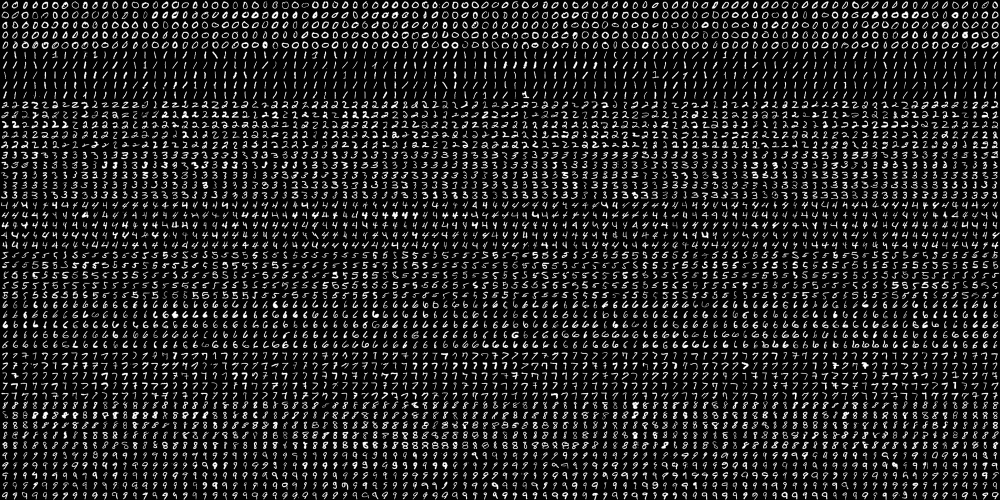
#> input picture src/lab7/Lab7_ML/digits.png, 2000 x 1000 px (shown at 1/2 size)
$ jupyter execute 04_MLP_Hog.ipynb
#> lines starting #> are read from the running program, lines starting #| are printed output that depends on the picture; long printed decimals are rounded
# Handwritten digits recognition using SKLearn MLP and HoG features

[cell 1]
# Import required packages:
import cv2
import numpy as np
from sklearn.neural_network import MLPClassifier
from sklearn.model_selection import train_test_split
from sklearn.preprocessing import StandardScaler
import pandas as pd

# Constants:
SIZE_IMAGE = 20
NUMBER_CLASSES = 10

[cell 2]
def load_digits_and_labels(big_image):
    """ Returns all the digits from the 'big' image and creates the corresponding labels for each image"""
#> called with big_image = 'digits.png'

    # Load the 'big' image containing all the digits:
    digits_img = cv2.imread(big_image, 0)
#> digits_img is the input picture: shape (1000, 2000); min 0, max 255, mean 33.8

    # Get all the digit images from the 'big' image:
    number_rows = digits_img.shape[1] / SIZE_IMAGE
#> number_rows = 100
    rows = np.vsplit(digits_img, digits_img.shape[0] / SIZE_IMAGE)
#> rows = 50 items

    digits = []
    for row in rows:
        row_cells = np.hsplit(row, number_rows)
        for digit in row_cells:
            digits.append(digit)
#> this loop made 50 passes
#> after the loop, digits = 5000 items
    digits = np.array(digits)

    # Create the labels for each image:
    labels = np.repeat(np.arange(NUMBER_CLASSES), len(digits) / NUMBER_CLASSES)
#> labels = 5000 values from 0 to 9
    return digits, labels

[cell 3]
def deskew(img):
    """Pre-processing of the images"""

    m = cv2.moments(img)
    if abs(m['mu02']) < 1e-2:
        return img.copy()
    skew = m['mu11'] / m['mu02']
    M = np.float32([[1, skew, -0.5 * SIZE_IMAGE * skew], [0, 1, 0]])
    img = cv2.warpAffine(img, M, (SIZE_IMAGE, SIZE_IMAGE), flags=cv2.WARP_INVERSE_MAP | cv2.INTER_LINEAR)
    return img

[cell 4]
def get_hog():
    """Get hog descriptor"""

    # cv2.HOGDescriptor(winSize, blockSize, blockStride, cellSize, nbins, derivAperture, winSigma, histogramNormType,
    # L2HysThreshold, gammaCorrection, nlevels, signedGradient)
    hog = cv2.HOGDescriptor((SIZE_IMAGE, SIZE_IMAGE), (8, 8), (4, 4), (8, 8), 9, 1, -1, 0, 0.2, 1, 64, True)

    print("get descriptor size: {}".format(hog.getDescriptorSize()))

    return hog

[cell 5]
def raw_pixels(img):
    """Return raw pixels as feature from the image"""

    return img.flatten()

[cell 6]
# Load all the digits and the corresponding labels:
digits, labels = load_digits_and_labels('digits.png')
#> labels = 5000 values from 0 to 9

# Shuffle data
# Constructs a random number generator:
rand = np.random.RandomState(1234)
# Randomly permute the sequence:
shuffle = rand.permutation(len(digits))
#> shuffle = 5000 values, max 4999 at index 2969, min 0 at index 1989, mean 2499.5
digits, labels = digits[shuffle], labels[shuffle]
#> labels = 5000 values, max 9 at index 6, min 0 at index 9, mean 4.5

[cell 7]
# HoG feature descriptor:
hog = get_hog()

# Compute the descriptors for all the images.
# In this case, the HoG descriptor is calculated
hog_descriptors = []
for img in digits:
    hog_descriptors.append(hog.compute(deskew(img)))
#> this loop made 5000 passes
#> (skew in deskew, M in deskew) on passes 1 to 3: (-0.0462, [[1, -0.0462, 0.462], [0, 1, 0]]), (-0.605, [[1, -0.605, 6.05], [0, 1, 0]]), (0.398, [[1, 0.398, -3.98], [0, 1, 0]])
#> pass 1, in deskew, `img = cv2.warpAffine(img, M, (SIZE_IMAGE, SIZE_IMAGE), flags=cv2.WARP_..`:
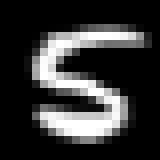
#> img: shape (20, 20) (shown 8 times larger); min 0, max 255, mean 53.7
#> pass 2, in deskew (call 2), `img = cv2.warpAffine(img, M, (SIZE_IMAGE, SIZE_IMAGE), flags=cv2.WARP_..`:
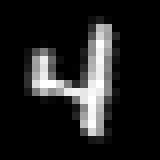
#> img: shape (20, 20) (shown 8 times larger); min 0, max 255, mean 32.8
#> pass 3, in deskew (call 3), `img = cv2.warpAffine(img, M, (SIZE_IMAGE, SIZE_IMAGE), flags=cv2.WARP_..`:
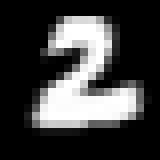
#> img: shape (20, 20) (shown 8 times larger); min 0, max 255, mean 63.8
#> after the loop, hog_descriptors = 5000 items
hog_descriptors = np.squeeze(hog_descriptors)

[cell 8]
# At this point we split the data into training and testing (70% for training):
hog_descriptors_train, hog_descriptors_test, labels_train, labels_test = train_test_split(hog_descriptors,labels,random_state=1, test_size=0.3)
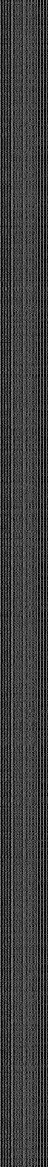
#> hog_descriptors_train: shape (3500, 144) float32 (shown at 1/3 size); min 0, max 0.995, mean 0.244
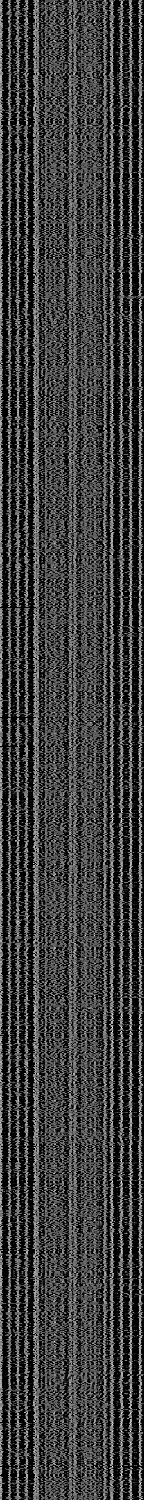
#> hog_descriptors_test: shape (1500, 144) float32; min 0, max 0.995, mean 0.243
#> labels_train = 3500 values, max 9 at index 6, min 0 at index 16, mean 4.51; labels_test = 1500 values, max 9 at index 19, min 0 at index 4, mean 4.47

[cell 9]
print('Training MLP model ...')

clf = MLPClassifier(hidden_layer_sizes=(256,128,64,32),activation="relu",random_state=25)
clf.fit(hog_descriptors_train, labels_train)

[cell 10]
print('Evaluating model ... ')

#y_pred=clf.predict(X_testscaled)
print(clf.score(hog_descriptors_test, labels_test))
#| 0.9813


#svm_evaluate(model, hog_descriptors_test, labels_test)

[cell 11]
# Matriz de confusión usando el modelo
import matplotlib.pyplot as plt
from sklearn.metrics import ConfusionMatrixDisplay


ConfusionMatrixDisplay.from_estimator(clf,hog_descriptors_test, labels_test, normalize='true', cmap='Greens')
plt.title("Matriz de Confusión para Test")
plt.show()
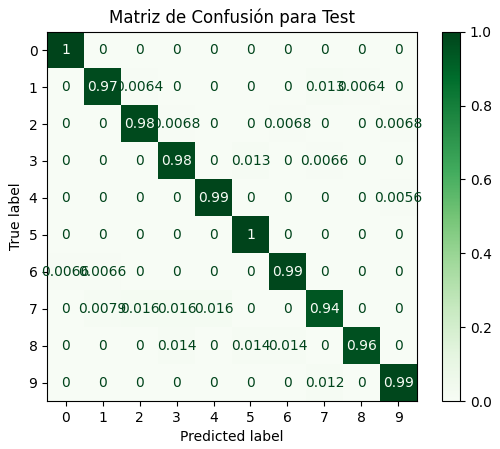
#> figure drawn by matplotlib, 2 panels
